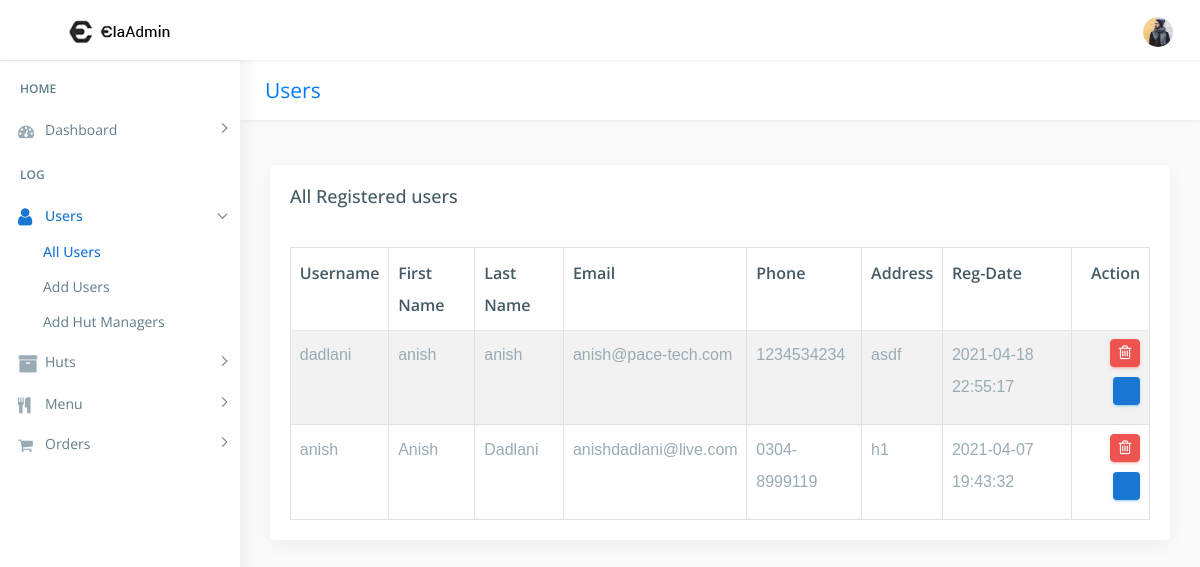
/admin/allusers.php, run on an earlier commit of the app's database.
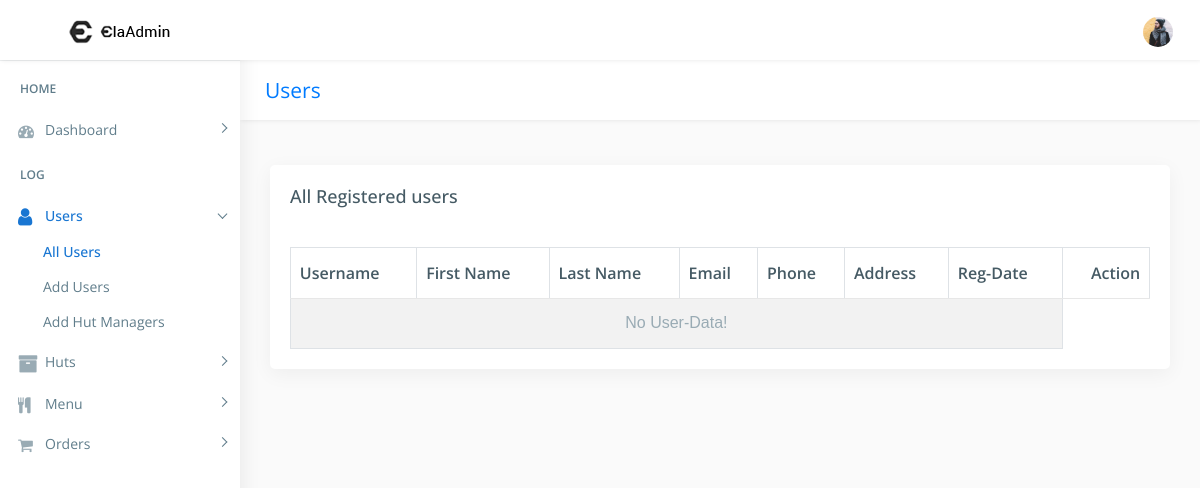
And on a later commit of the database.
### tables this page shows
CREATE TABLE `users` (
  `u_id` int(222) NOT NULL,
  `username` varchar(222) NOT NULL,
  `f_name` varchar(222) NOT NULL,
  `l_name` varchar(222) NOT NULL,
  `email` varchar(222) NOT NULL,
  `phone` varchar(222) NOT NULL,
  `password` varchar(222) NOT NULL,
  `address` text NOT NULL,
  `status` int(222) NOT NULL DEFAULT 1,
  `date` timestamp NOT NULL DEFAULT current_timestamp() ON UPDATE current_timestamp()
);

### admin/allusers.php (the view, shortened to what the changed rows need)
<!DOCTYPE html>
<html lang="en">
<?php
include("../connection/connect.php");
?>
<head>
    <link href="css/lib/bootstrap/bootstrap.min.css" rel="stylesheet">
    <link href="css/helper.css" rel="stylesheet">
    <link href="css/style.css" rel="stylesheet">
</head>
<body class="fix-header fix-sidebar">
    <div id="main-wrapper">
        <div class="page-wrapper">
            <div class="container-fluid">
                <div class="row">
                    <div class="col-12">
                        <div class="card">
                            <div class="card-body">
                                <div class="table-responsive m-t-40">
                                    <table id="myTable" class="table table-bordered table-striped">
                                        <thead>
                                            <tr>
                                                <th>Username</th>
                                                <th>First Name</th>
                                                <th>Last Name</th>
                                                <th>Email</th>
                                                <th>Phone</th>
                                                <th>Address</th>
                                                <th>Reg-Date</th>
                                                <th>Action</th>
                                            </tr>
                                        </thead>
                                        <tbody>
                                            <?php
												$sql="SELECT * FROM users order by u_id desc";
												$query=mysqli_query($db,$sql);
                                                if(!mysqli_num_rows($query) > 0 )
                                                {
                                                    echo '<td colspan="7"><center>No User-Data!</center></td>';
                                                }
                                                else
                                                {
                                                    while($rows=mysqli_fetch_array($query))
                                                    {
                                                        echo ' <tr><td>'.$rows['username'].'</td>
                                                                <td>'.$rows['f_name'].'</td>
                                                                <td>'.$rows['l_name'].'</td>
                                                                <td>'.$rows['email'].'</td>
                                                                <td>'.$rows['phone'].'</td>
                                                                <td>'.$rows['address'].'</td>
                                                                <td>'.$rows['date'].'</td>
                                                                        <td><a href="delete_users.php?user_del='.$rows['u_id'].'" class="btn btn-danger btn-flat btn-addon btn-xs m-b-10"><i class="fa fa-trash-o" style="font-size:16px"></i></a>
                                                                        <a href="update_users.php?user_upd='.$rows['u_id'].'" " class="btn btn-info btn-flat btn-addon btn-sm m-b-10 m-l-5"><i class="ti-settings"></i></a>
                                                                    </td></tr>';
                                                    }
                                                }
											?>
                                        </tbody>
                                    </table>
                                </div>
                            </div>
                        </div>
                    </div>
                </div>
            </div>
        </div>
    </div>
</body>
</html>

What changed in the data, as far as the page shows it:
removed users: username "dadlani", f_name "anish", l_name "anish", email "anish@pace-tech.com", phone "1234534234", address "asdf", date "2021-04-18 22:55:17"
removed users: username "anish", f_name "Anish", l_name "Dadlani", email "anishdadlani@live.com", phone "0304-8999119", address "h1", date "2021-04-07 19:43:32"
Also different on the page:
text now shown: "No User-Data!"
